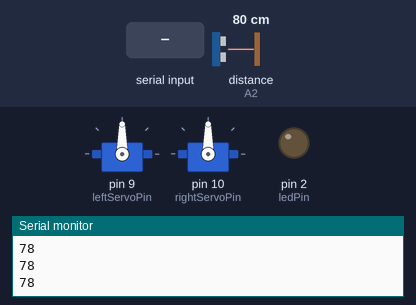
Recording of a sketch running on a simulated Arduino Uno, built with avr-gcc and run on an emulated ATmega328P. On the bench: 2 × servo, output pins drawn as LEDs (lit = HIGH), the last lines printed to the serial monitor. Wiring (inferred from the names in the program): ultrasonic range finder: trigger A1; echo A2. Dashed ring = blinking. The test bench sets the inputs (shaded band); at power-on: distance to the obstacle (sensor on A2) 80 cm. The echo pulse lasts 58.3 µs per cm; pins used as bus, display or sensor lines are not drawn.

Above: at 1.2 s.
1.3 s: "LED_BLINK\n" received over Serial
At 1.9 s:
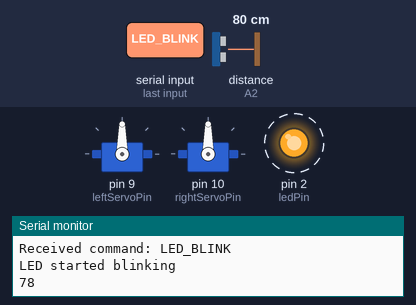
4.3 s: "F_SLOW\n" received over Serial
At 4.9 s:
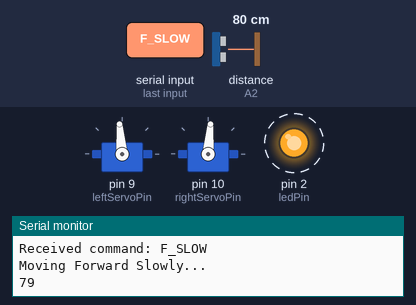
7.3 s: "STOP\n" received over Serial
At 7.9 s:
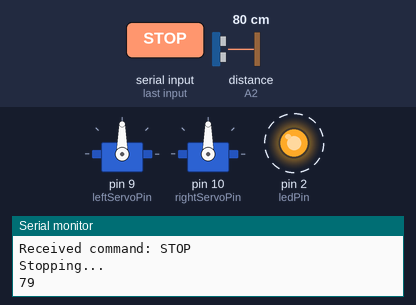
Timing chart, 0 to 16.3 s (numbered marks = the images above; inputs shaded):
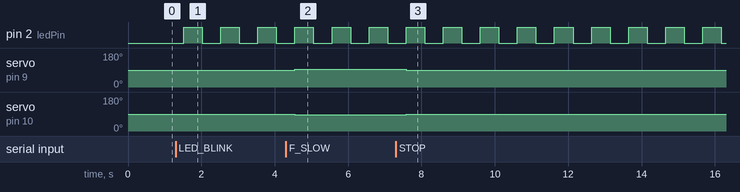

The sketch:

dolly_main_arduino.ino
```cpp
#include <Servo.h>

// Servo pins
const int leftServoPin = 9;    // Left servo pin
const int rightServoPin = 10;  // Right servo pin
const int ledPin = 2;          // LED pin for visual indicator

// Ultrasonic sensor pins
const int trigPin = A1; // Trigger pin
const int echoPin = A2; // Echo pin

// Create Servo objects
Servo leftServo;
Servo rightServo;

// Variables for LED state management
unsigned long ledTimer = 0;
const unsigned long blinkInterval = 500;  // Interval for LED blinking (500 ms)
bool ledState = false;                    // Keeps track of the LED's on/off state
bool isBlinking = false;                  // Keeps track if the LED should blink
bool ledWakeActive = false;               // To track if LED is in wake state

void setup() {
    Serial.begin(9600);       // Ensure baud rate matches Raspberry Pi serial communication
    leftServo.attach(leftServoPin);
    rightServo.attach(rightServoPin);
    pinMode(ledPin, OUTPUT);  // Set LED pin as OUTPUT
    pinMode(trigPin, OUTPUT); // Set trig pin as OUTPUT
    pinMode(echoPin, INPUT);  // Set echo pin as INPUT
    digitalWrite(ledPin, LOW);
    Serial.println("Arduino Ready!");
}

void loop() {
    // Handle incoming serial commands
    if (Serial.available() > 0) {
        String command = Serial.readStringUntil('\n');
        Serial.print("Received command: ");
        Serial.println(command);

        // Handle commands for motor movement
        if (command == "F_SLOW") {
            moveForwardSlow();  // Modified to use the slower movement function
        } else if (command == "STOP") {
            stopMovement();
        }

        // Handle LED commands
        else if (command == "LED_WAKE") {
            digitalWrite(ledPin, HIGH);
            ledWakeActive = true;  // Activate wake LED state
            ledTimer = millis();   // Reset timer for LED wake state
            Serial.println("LED turned ON for wake indication");
        } else if (command == "LED_OFF") {
            digitalWrite(ledPin, LOW);
            isBlinking = false;    // Stop any blinking
            ledWakeActive = false; // Reset wake state
            Serial.println("LED turned OFF");
        } else if (command == "LED_BLINK") {
            isBlinking = true;     // Set flag for blinking
            Serial.println("LED started blinking");
        }
    }

    // Blink the LED if the isBlinking flag is set
    if (isBlinking) {
        if (millis() - ledTimer >= blinkInterval) {
            ledTimer = millis();  // Update the timer
            ledState = !ledState; // Toggle LED state
            digitalWrite(ledPin, ledState ? HIGH : LOW);
        }
    }

    // If LED wake state is active, turn it off after 5 seconds
    if (ledWakeActive && (millis() - ledTimer >= 5000)) {
        digitalWrite(ledPin, LOW); // Turn off LED after 5 seconds
        ledWakeActive = false;     // Deactivate wake state
        Serial.println("LED turned OFF after wake indication");
    }

    // Continuously read and send ultrasonic sensor data
    long distance = getDistance();
    Serial.println(distance); // Send only the distance value to Raspberry Pi
    delay(500);               // Short delay between readings
}

// Function to move both servos forward at a slower speed
void moveForwardSlow() {
    leftServo.write(95);  // Slow speed forward for left servo
    rightServo.write(85);  // Slow speed forward in opposite direction for right servo
    Serial.println("Moving Forward Slowly...");
}

// Function to stop both servos
void stopMovement() {
    leftServo.write(90);   // Stop (neutral position)
    rightServo.write(90);  // Stop (neutral position)
    Serial.println("Stopping...");
}

// Function to read distance from ultrasonic sensor
long getDistance() {
    digitalWrite(trigPin, LOW);  // Ensure trigPin is LOW
    delayMicroseconds(2);        // Wait for a short time
    digitalWrite(trigPin, HIGH); // Set trigPin HIGH
    delayMicroseconds(10);       // Wait for 10 microseconds
    digitalWrite(trigPin, LOW);  // Set trigPin LOW

    long duration = pulseIn(echoPin, HIGH); // Read the echo pin
    long distance = duration * 0.034 / 2;   // Calculate distance in cm
    return distance;
}
```

Measured:
- after the input at 1.3 s, pin 2 (ledPin): alternates HIGH for 0.51 s and LOW for 0.51 s, starting after 0.22 s
- after the input at 4.3 s, servo on pin 9 (leftServoPin): 90° → 95° after 0.25 s; servo on pin 10 (rightServoPin): 90° → 85° after 0.25 s
- after the input at 7.3 s, servo on pin 9 (leftServoPin): 95° → 90° after 0.28 s; servo on pin 10 (rightServoPin): 85° → 90° after 0.28 s
